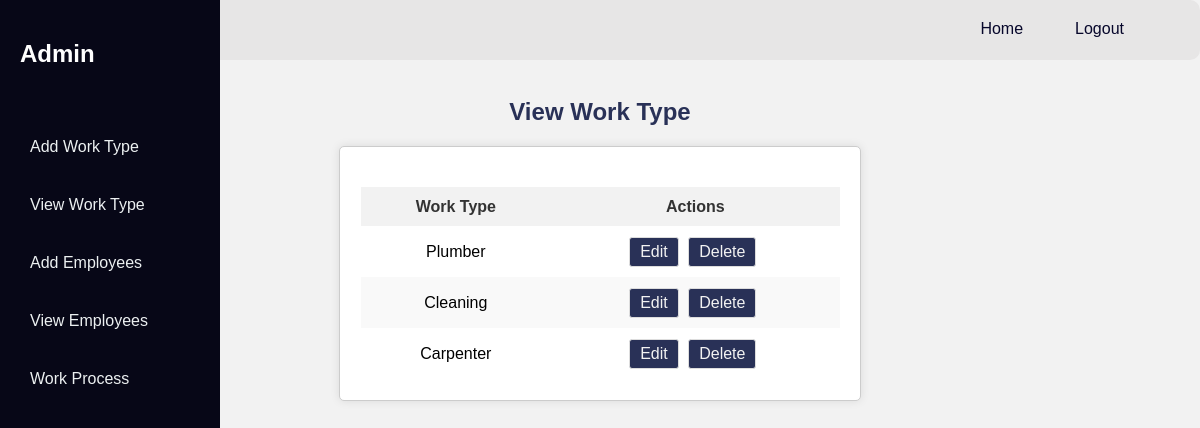
Page /adminapp/admin/view_department/ on the committed database.
### Admin/models.py (models this page shows)
class Department(models.Model):
    dept_name=models.CharField(max_length=30)

### Admin/views.py (the view)
# urls.py: path('admin/view_department/',view_department,name='view_department'),
def view_department(request):
    dept=Department.objects.all()
    return render(request,'admin/view_department.html',{'data':dept})

### Admin/templates/admin/view_department.html (shortened to what this page needs)
{% extends 'admin/shared/base1.html' %}
{% load static %}
{% block content %}
<br>
    <div style="text-align: center;">
        <h2 style="color: #293157;">View Work Type</h2>
    </div>
    <div class="container">
    <table>
        <thead>
            <tr>
                <th>Work Type</th>
                <th>Actions</th>
            </tr>
        </thead>
        <tbody>
            {% for i in data %}
            <tr>
                <td>{{ i.dept_name }}</td>
                <td class="action-buttons">
                    <a href="{% url 'admin_department_edit' id=i.id %}" class="btn btn-warning btn-xs"> Edit</a>
                    <a href="{% url 'admin_department_delete' id=i.id %}" class="btn btn-danger btn-xs"> Delete</a>
                </td>
            </tr>
            {% endfor %}
        </tbody>
    </table>
</div>
{% endblock content %}

### Admin/templates/admin/shared/base1.html (style rules this page uses)
body { margin: 0; font-family: 'Arial', sans-serif; }

### Admin/templates/admin/view_department.html (style rules this page uses)
body { font-family: 'Arial', sans-serif; background-color: #f2f2f2; margin: 0; padding: 0; }
.container { width: 40%; margin: 0 auto; background-color: #fff; padding: 20px; border: 1px solid #ccc; border-radius: 5px; box-shadow: 0 0 10px rgba(0, 0, 0, 0.1); }
table { width: 100%; border-collapse: collapse; margin-top: 20px; border: 1px solid #ddd; }
th, td { border: 1px solid transparent; padding: 10px; text-align: center; }
th { background-color: #f2f2f2; color: #333; }
tr:nth-child(even) { background-color: #f9f9f9; }
.action-buttons a { text-decoration: none; color: #f2f2f2; padding: 5px 10px; border: 1px solid #ddd; border-radius: 3px; cursor: pointer; display: inline-block; margin-right: 5px; }
.btn-warning { background-color: #293157; border-color: #eea236; }
.btn-danger { background-color: #293157; border-color: #d43f3a; }

### rows in the picture
Department: dept_name "Plumber"
Department: dept_name "Cleaning"
Department: dept_name "Carpenter"
